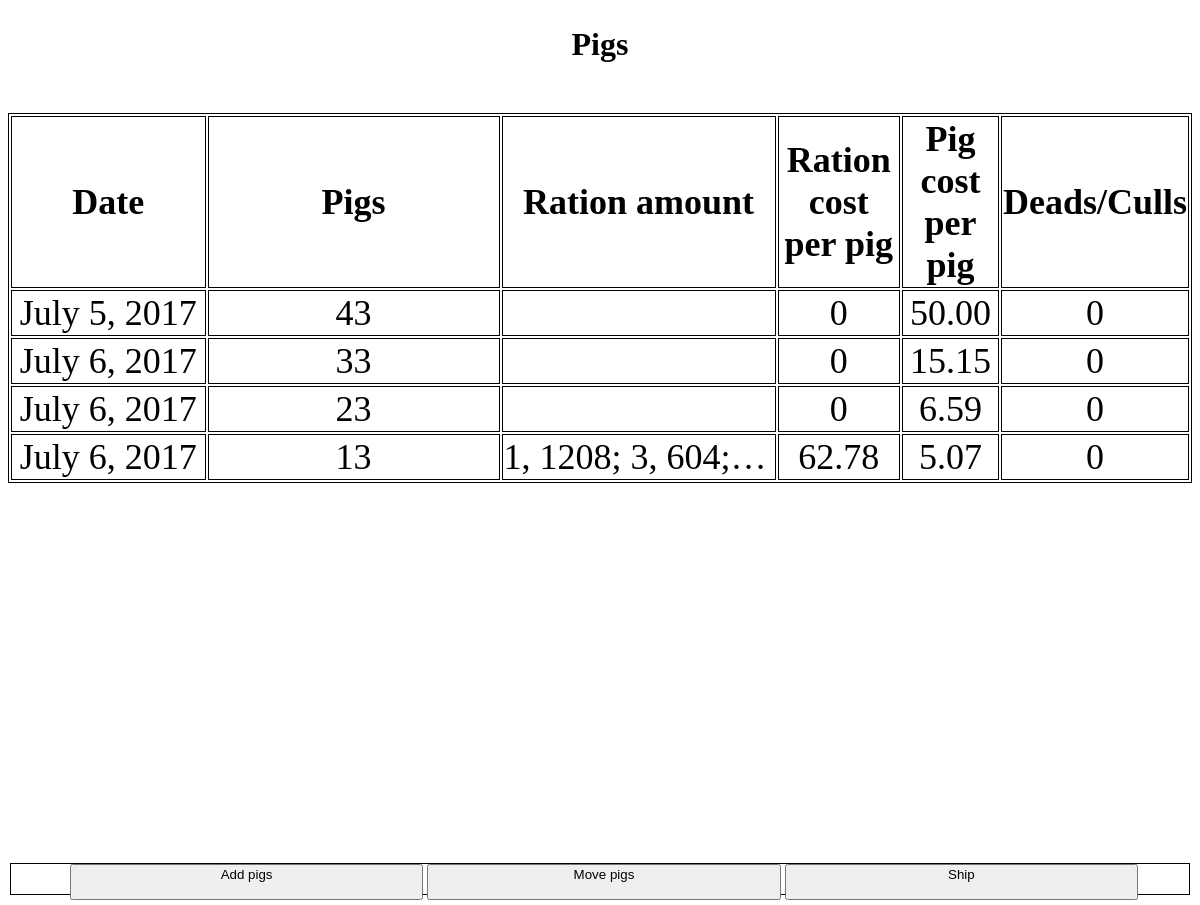
/pigs/pen1/pigsforpen/ (signed in), run on an earlier commit of the app's database.
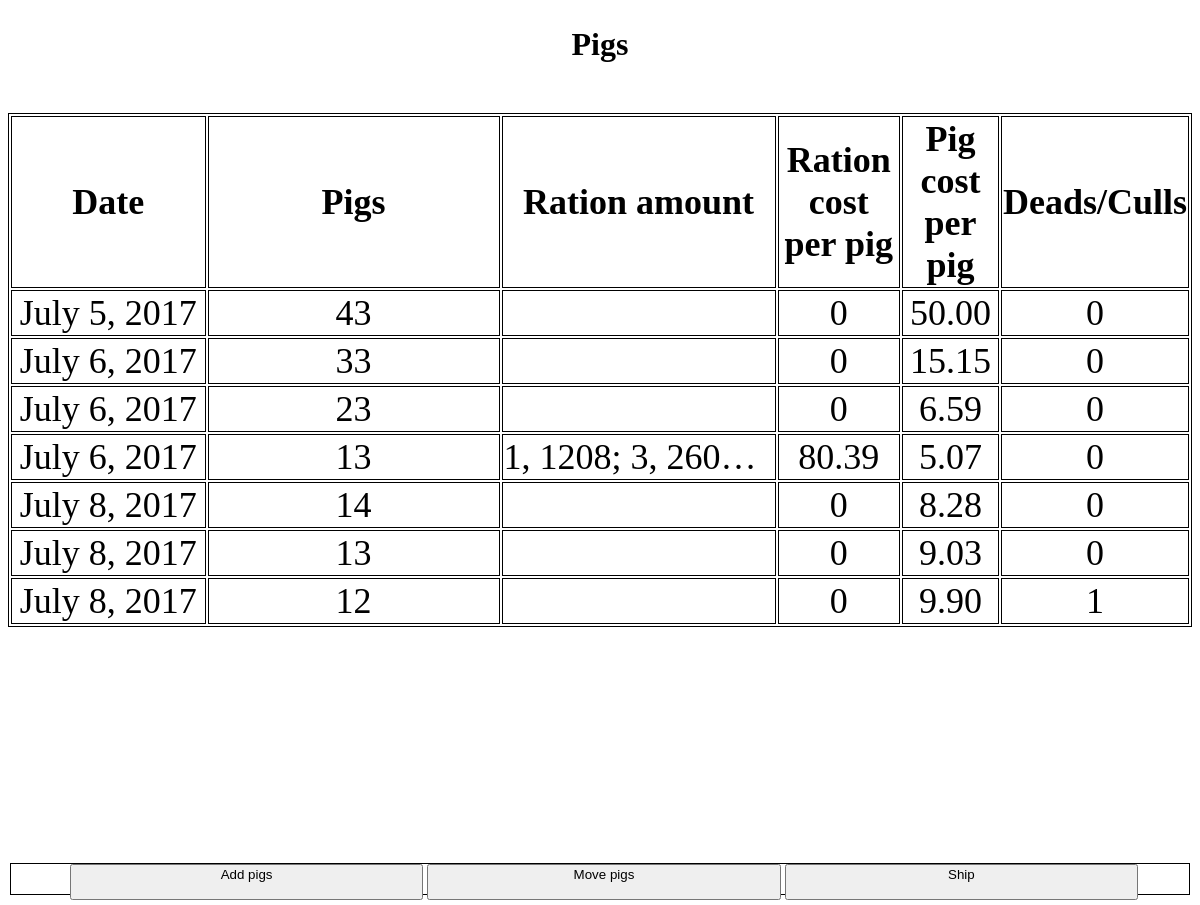
And on a later commit of the database.
### pigs/models.py (models this page shows, shortened)
class Pigsinpen(models.Model):
    pigpen = models.ForeignKey(Pigpen,on_delete=models.CASCADE)
    pigs = models.PositiveIntegerField()
    pig_cost_total = models.DecimalField(max_digits=6,decimal_places=2)
    date = models.DateTimeField()
    notes = models.CharField(max_length = 300,blank=True,null = True)

class Pigpen(models.Model):
    pen = models.CharField(max_length=2)
    def __str__(self):
        return self.pen

### pigs/views.py (the view)
# urls.py: url(r'^pen(?P<pk>[0-9]+)/pigsforpen/$', views.pigsforpen.as_view(), name= 'pigsforpen'),
class pigsforpen(LoginRequiredMixin, generic.DetailView):
    model = Pigpen
    template_name = 'pigs/pigsforpen.html'

### pigs/templatetags/appfilters.py (called while the page is built)
@register.simple_tag
def cost(pigpen,pigs,pigs_in_pen):
    try:
        return round(pigration.objects.filter(pigpen=pigpen).filter(pigsinapen=pigs).aggregate(total=Sum(F('ration__ration_price') * F('ration_amount')))['total'] / pigs_in_pen,2)
    except:
        return 0

@register.simple_tag
def divide(value,key):
    try:
        return round(value / key,2)
    except:
        return 0

@register.simple_tag
def ration(pigpen,pigs):
    result = ("; ".join(str(e) for e in list(pigration.objects.values_list('ration').filter(pigpen=pigpen).filter(pigsinapen = pigs).annotate(Sum('ration_amount')))))
    return result.translate({ord(r): None for r in "()"})

@register.simple_tag
def deads(pigpen,date):
    d = str(deadculled.objects.filter(pigpen=pigpen).filter(date__lte=date).values_list('dead').exclude(dead__isnull=True).aggregate(culls = Coalesce(Sum(F('dead')),0)))
    mod = d.translate({ord(r): None for r in "{}'"})
    return mod

@register.simple_tag
def culls(pigpen,date):
    c = str(deadculled.objects.filter(pigpen=pigpen).filter(date__lte=date).values_list('culled').exclude(culled__isnull = True).aggregate(deads = Coalesce(Sum(F('culled')),0)))
    mod = c.translate({ord(r): None for r in "{}'"})
    return mod

@register.simple_tag
def totaldead(pigpen,date):
    return deadculled.objects.filter(pigpen=pigpen).filter(date__lte=date).aggregate(total=Coalesce(Sum(F('culled')),0) + Coalesce(Sum(F('dead')),0))['total']

### pigs/templates/pigs/pigsforpen.html (shortened to what this page needs)
﻿<!DOCTYPE html>
{% load static %}
{% load appfilters %}
<link rel="stylesheet" type="text/css" href="{% static 'pigs/pigsforpen.css' %}" />
<link rel="stylesheet" type="text/css" href="{% static 'pigs/Generalstyles.css' %}" />
<link rel="stylesheet" type="text/css" href="{% static 'pigs/formstyles.css' %}" />
<html lang="en" xmlns="http://www.w3.org/1999/xhtml">
<head>
</head>
<body>
    <div class="headerwitharrow">
        <h1>Pigs</h1>
    </div>
    <div class="tablewrapper">
    <div class="tablescroll">
    <table class="col-s-12 col-m-12 col-12 sortable">
        <tr>
            <th class="col-s-2">Date</th>
            <th class="col-s-2 col-m-2">Pigs</th>
            <th class="col-s-2">Ration amount</th>
            <th class="col-s-2">
                Ration cost per pig
            </th>
            <th class="col-s-2">Pig cost per pig</th>
            <th class="col-s-2">Deads/Culls</th>
        </tr>
        {% for pig in pigpen.pigsinpen_set.all %}
        <tr>
            <td class="col-s-2 cos-m-2 col-2">{{pig.date|date}}</td>
            <td class="col-m-3 col-3 col-s-2">{{pig.pigs}}</td>
            {% ration pigpen pig.id as ration %}
            <td class="overflow">{{ration}}</td>
            {% cost pigpen pig.id pig.pigs as cost %}
            <td>{{cost}}</td>
            {% divide pig.pig_cost_total pig.pigs as pigcost%}
            <td>{{pigcost}}</td>
            <td class="hovertd">
                <div class="hover">
                    {% totaldead pigpen pig.date %}
                </div>
            </td>
        </tr>
        {%endfor%}
    </table>
        </div>
        </div>
    <nav>
        <button><a class="nostyle block" href="{% url 'pigs:addpigs' pigpen %}">Add pigs</a></button>
        {% if pigpen.pigsinpen_set.exists %}
        <button><a class="nostyle block" href="{% url 'pigs:movepigs' pigpen %}">Move pigs</a></button>
        <button><a class="nostyle block" href="{% url 'pigs:ship' pigpen %}">Ship</a></button>
        {%else%}
        <button disabled>Move pigs</button>
        <button disabled>Ship</button>
        {%endif%}
        </nav>
</body>
</html>

### pigs/static/pigs/pigsforpen.css (style rules this page uses)
﻿body, html { overflow:hidden; height:100%; }
table, th, td { border:1px solid black; cursor:default; font-size:3vw; }
td { text-align:center; transition:all 1s ease-in-out; }
td.overflow { overflow:hidden; white-space:nowrap; text-overflow:ellipsis; max-width:15ch; }
.tablewrapper { position:relative; height:100%; }
.tablescroll { height: calc(100% - 150px); overflow:auto; margin-top:50px; }

### pigs/static/pigs/Generalstyles.css (style rules this page uses)
@media screen and (min-width: 768px) { .col-2 { width: 16.66%; } }
@media screen and (min-width: 768px) { .col-3 { width: 25%; } }
@media screen and (min-width: 768px) { .col-12 { width: 100%; } }
a.nostyle { text-decoration:none; color:black; }
a.block { display:block; height:100%; width:100%; }
.headerwitharrow h1 { text-align:center; width:100px; margin:0 auto; }
nav { position:fixed; bottom:10px; right:10px; left:10px; height:30px; background-color:white; border:1px solid black; z-index:99; line-height:30px; display:inline-block; }
nav button { position:relative; vertical-align:middle; left:5%; width:30%; }

What changed in the data, as far as the page shows it:
computed for Pigsinpen (number 4 of 7 on the later page): ration "1, 1208; 3, 604;…" → "1, 1208; 3, 260…"; cost "62.78" → "80.39"
added Pigsinpen: date "July 8, 2017", pigs "14", cost "0", pigcost "8.28", date "0"
added Pigsinpen: date "July 8, 2017", pigs "13", cost "0", pigcost "9.03", date "0"
added Pigsinpen: date "July 8, 2017", pigs "12", cost "0", pigcost "9.90", date "1"
